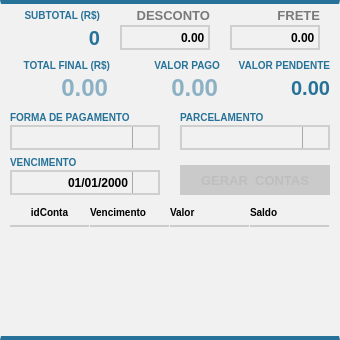
   <widget class="QFrame" name="fr_financeiroCompra">
    <property name="geometry">
     <rect>
      <x>640</x>
      <y>110</y>
      <width>340</width>
      <height>340</height>
     </rect>
    </property>
    <property name="styleSheet">
     <string notr="true">background: #F1F1F1;
border-top: 4px solid #277298;
border-bottom: 4px solid #277298;</string>
    </property>
    <property name="frameShape">
     <enum>QFrame::StyledPanel</enum>
    </property>
    <property name="frameShadow">
     <enum>QFrame::Raised</enum>
    </property>
    <widget class="QLineEdit" name="tx_Desconto">
     <property name="geometry">
      <rect>
       <x>120</x>
       <y>25</y>
       <width>90</width>
       <height>25</height>
      </rect>
     </property>
     <property name="focusPolicy">
      <enum>Qt::WheelFocus</enum>
     </property>
     <property name="styleSheet">
      <string notr="true">QLineEdit{
background: #F1F1F1;
border: 2px solid #CFCFCF;
color: #000;
font: 14px &quot;Arial&quot; ;
text-transform: uppercase;
font-weight: bold
}
QLineEdit:Focus {
border: 1px solid red;
}</string>
     </property>
     <property name="text">
      <string>0.00</string>
     </property>
     <property name="alignment">
      <set>Qt::AlignRight|Qt::AlignTrailing|Qt::AlignVCenter</set>
     </property>
     <property name="placeholderText">
      <string>R$ 0.00</string>
     </property>
    </widget>
    <widget class="QLabel" name="lb_FormVenda_14">
     <property name="geometry">
      <rect>
       <x>120</x>
       <y>5</y>
       <width>90</width>
       <height>20</height>
      </rect>
     </property>
     <property name="styleSheet">
      <string notr="true">QLabel{
font-size: 13px;
font-family: &quot;Arial&quot;;
font-weight: bold;
color: #7B7A7A;
border: none
}</string>
     </property>
     <property name="text">
      <string>DESCONTO</string>
     </property>
     <property name="alignment">
      <set>Qt::AlignRight|Qt::AlignTrailing|Qt::AlignVCenter</set>
     </property>
    </widget>
    <widget class="QLineEdit" name="tx_Frete">
     <property name="geometry">
      <rect>
       <x>230</x>
       <y>25</y>
       <width>90</width>
       <height>25</height>
      </rect>
     </property>
     <property name="focusPolicy">
      <enum>Qt::WheelFocus</enum>
     </property>
     <property name="styleSheet">
      <string notr="true">QLineEdit{
background: #F1F1F1;
border: 2px solid #CFCFCF;
color: #000;
font: 14px &quot;Arial&quot; ;
text-transform: uppercase;
font-weight: bold
}
QLineEdit:Focus {
border: 1px solid red;
}</string>
     </property>
     <property name="text">
      <string>0.00</string>
     </property>
     <property name="alignment">
      <set>Qt::AlignRight|Qt::AlignTrailing|Qt::AlignVCenter</set>
     </property>
     <property name="placeholderText">
      <string>R$ 0.00</string>
     </property>
    </widget>
    <widget class="QLabel" name="lb_FormVenda_17">
     <property name="geometry">
      <rect>
       <x>230</x>
       <y>5</y>
       <width>90</width>
       <height>20</height>
      </rect>
     </property>
     <property name="styleSheet">
      <string notr="true">QLabel{
font-size: 13px;
font-family: &quot;Arial&quot;;
font-weight: bold;
color: #7B7A7A;
border: none
}</string>
     </property>
     <property name="text">
      <string>FRETE</string>
     </property>
     <property name="alignment">
      <set>Qt::AlignRight|Qt::AlignTrailing|Qt::AlignVCenter</set>
     </property>
    </widget>
    <widget class="QLabel" name="lb_SubTotalCompra">
     <property name="geometry">
      <rect>
       <x>0</x>
       <y>25</y>
       <width>100</width>
       <height>25</height>
      </rect>
     </property>
     <property name="styleSheet">
      <string notr="true">QLabel{
font-size: 20px;
font-family: &quot;Arial&quot;;
font-weight: bold;
color: #277298;
border: none
}</string>
     </property>
     <property name="text">
      <string>0</string>
     </property>
     <property name="alignment">
      <set>Qt::AlignRight|Qt::AlignTrailing|Qt::AlignVCenter</set>
     </property>
    </widget>
    <widget class="QLabel" name="lb_FormVenda_18">
     <property name="geometry">
      <rect>
       <x>0</x>
       <y>5</y>
       <width>100</width>
       <height>20</height>
      </rect>
     </property>
     <property name="styleSheet">
      <string notr="true">QLabel{
font-size: 10px;
font-family: &quot;Arial&quot;;
font-weight: bold;
color: #277298;
border: none
}</string>
     </property>
     <property name="text">
      <string>SUBTOTAL (R$)</string>
     </property>
     <property name="alignment">
      <set>Qt::AlignRight|Qt::AlignTrailing|Qt::AlignVCenter</set>
     </property>
    </widget>
    <widget class="QLabel" name="lb_FormVenda_19">
     <property name="geometry">
      <rect>
       <x>10</x>
       <y>55</y>
       <width>100</width>
       <height>20</height>
      </rect>
     </property>
     <property name="styleSheet">
      <string notr="true">QLabel{
font-size: 10px;
font-family: &quot;Arial&quot;;
font-weight: bold;
color: #277298;
border: none
}</string>
     </property>
     <property name="text">
      <string>TOTAL FINAL (R$)</string>
     </property>
     <property name="alignment">
      <set>Qt::AlignRight|Qt::AlignTrailing|Qt::AlignVCenter</set>
     </property>
    </widget>
    <widget class="QPushButton" name="bt_GerarParcelaCompra">
     <property name="enabled">
      <bool>false</bool>
     </property>
     <property name="geometry">
      <rect>
       <x>180</x>
       <y>165</y>
       <width>150</width>
       <height>30</height>
      </rect>
     </property>
     <property name="font">
      <font>
       <family>Tahoma</family>
       <pointsize>10</pointsize>
       <weight>75</weight>
       <bold>true</bold>
      </font>
     </property>
     <property name="cursor">
      <cursorShape>PointingHandCursor</cursorShape>
     </property>
     <property name="focusPolicy">
      <enum>Qt::NoFocus</enum>
     </property>
     <property name="contextMenuPolicy">
      <enum>Qt::ActionsContextMenu</enum>
     </property>
     <property name="styleSheet">
      <string notr="true">QPushButton {
background-color: #7AB32E;
background-position: center;
background-repeat: no-repeat;
border: none;
 }
QPushButton:disabled{
background-color: #CACACA;

 }
QPushButton:hover{
background-color: #40a286
}</string>
     </property>
     <property name="text">
      <string>GERAR  CONTAS</string>
     </property>
     <property name="iconSize">
      <size>
       <width>75</width>
       <height>35</height>
      </size>
     </property>
    </widget>
    <widget class="QLineEdit" name="tx_TotalFinal">
     <property name="enabled">
      <bool>false</bool>
     </property>
     <property name="geometry">
      <rect>
       <x>10</x>
       <y>75</y>
       <width>100</width>
       <height>25</height>
      </rect>
     </property>
     <property name="styleSheet">
      <string notr="true">
font-size: 24px;
font-family: &quot;Arial&quot;;
font-weight: bold;
color: #277298;
border: none

</string>
     </property>
     <property name="text">
      <string/>
     </property>
     <property name="alignment">
      <set>Qt::AlignRight|Qt::AlignTrailing|Qt::AlignVCenter</set>
     </property>
     <property name="readOnly">
      <bool>true</bool>
     </property>
     <property name="placeholderText">
      <string>0.00</string>
     </property>
    </widget>
    <widget class="QComboBox" name="cb_FormaPagamentoVenda_2">
     <property name="geometry">
      <rect>
       <x>10</x>
       <y>125</y>
       <width>150</width>
       <height>25</height>
      </rect>
     </property>
     <property name="styleSheet">
      <string notr="true">QComboBox{
background: #F1F1F1;
border: 2px solid #CFCFCF;
color: #000;
font: 12px &quot;Arial&quot; ;
text-transform: uppercase;
font-weight: bold;

}
QCombobox:on {
color: #000;
font: 10px &quot;Arial&quot; ;
text-transform: uppercase;
font-weight: bold;
}
QComboBox:Focus {
border: 1px solid red;
}
 QComboBox::drop-down {
     subcontrol-origin: padding;
     subcontrol-position: top right;
     width: 25px;

     border-left-width: 1px;
     border-left-color: darkgray;
     border-left-style: solid; /* just a single line */
     border-top-right-radius: 3px; /* same radius as the QComboBox */
     border-bottom-right-radius: 3px;

 }
QComboBox::down-arrow {
     image: url(down.png);
 }
QComboBox QAbstractItemView {
    border: 1px solid darkgray;
    selection-background-color: #40a286;
color: #000;
font: 10px &quot;Arial&quot; ;
text-transform: uppercase;
font-weight: bold;
}
</string>
     </property>
     <item>
      <property name="text">
       <string/>
      </property>
     </item>
     <item>
      <property name="text">
       <string>DINHEIRO</string>
      </property>
     </item>
     <item>
      <property name="text">
       <string>CARTÂO</string>
      </property>
     </item>
    </widget>
    <widget class="QLabel" name="lb_FormVenda_20">
     <property name="geometry">
      <rect>
       <x>10</x>
       <y>110</y>
       <width>150</width>
       <height>15</height>
      </rect>
     </property>
     <property name="layoutDirection">
      <enum>Qt::LeftToRight</enum>
     </property>
     <property name="styleSheet">
      <string notr="true">QLabel{
font-size: 10px;
font-family: &quot;Arial&quot;;
font-weight: bold;
color: #277298;
border: none
}</string>
     </property>
     <property name="text">
      <string>FORMA DE PAGAMENTO</string>
     </property>
     <property name="alignment">
      <set>Qt::AlignLeading|Qt::AlignLeft|Qt::AlignVCenter</set>
     </property>
    </widget>
    <widget class="QComboBox" name="cb_ParcelamentoVenda_2">
     <property name="geometry">
      <rect>
       <x>180</x>
       <y>125</y>
       <width>150</width>
       <height>25</height>
      </rect>
     </property>
     <property name="styleSheet">
      <string notr="true">QComboBox{
background: #F1F1F1;
border: 2px solid #CFCFCF;
color: #000;
font: 12px &quot;Arial&quot; ;
text-transform: uppercase;
font-weight: bold;

}
QCombobox:on {
color: #000;
font: 10px &quot;Arial&quot; ;
text-transform: uppercase;
font-weight: bold;
}
QComboBox:Focus {
border: 1px solid red;
}
 QComboBox::drop-down {
     subcontrol-origin: padding;
     subcontrol-position: top right;
     width: 25px;

     border-left-width: 1px;
     border-left-color: darkgray;
     border-left-style: solid; /* just a single line */
     border-top-right-radius: 3px; /* same radius as the QComboBox */
     border-bottom-right-radius: 3px;

 }
QComboBox::down-arrow {
     image: url(down.png);
 }
QComboBox QAbstractItemView {
    border: 1px solid darkgray;
    selection-background-color: #40a286;
color: #000;
font: 10px &quot;Arial&quot; ;
text-transform: uppercase;
font-weight: bold;
}
</string>
     </property>
     <item>
      <property name="text">
       <string/>
      </property>
     </item>
     <item>
      <property name="text">
       <string>À VISTA</string>
      </property>
     </item>
     <item>
      <property name="text">
       <string>ENTRADA + 01</string>
      </property>
     </item>
     <item>
      <property name="text">
       <string>ENTRADA + 02</string>
      </property>
     </item>
     <item>
      <property name="text">
       <string>ENTRADA + 03</string>
      </property>
     </item>
    </widget>
    <widget class="QLabel" name="lb_FormVenda_21">
     <property name="geometry">
      <rect>
       <x>180</x>
       <y>110</y>
       <width>150</width>
       <height>15</height>
      </rect>
     </property>
     <property name="layoutDirection">
      <enum>Qt::LeftToRight</enum>
     </property>
     <property name="styleSheet">
      <string notr="true">QLabel{
font-size: 10px;
font-family: &quot;Arial&quot;;
font-weight: bold;
color: #277298;
border: none
}</string>
     </property>
     <property name="text">
      <string>PARCELAMENTO</string>
     </property>
     <property name="alignment">
      <set>Qt::AlignLeading|Qt::AlignLeft|Qt::AlignVCenter</set>
     </property>
    </widget>
    <widget class="QDateEdit" name="dt_VencimentoVenda_2">
     <property name="geometry">
      <rect>
       <x>10</x>
       <y>170</y>
       <width>150</width>
       <height>25</height>
      </rect>
     </property>
     <property name="styleSheet">
      <string notr="true">QDateEdit {
background: #F1F1F1;
border: 2px solid #CFCFCF;
color: #000;
font: 14px &quot;Arial&quot; ;
text-transform: uppercase;
font-weight: bold
}
 QDateEdit::drop-down {
     subcontrol-origin: padding;
     subcontrol-position: top right;
     width: 25px;
     border-left-width: 1px;
     border-left-color: darkgray;
     border-left-style: solid; /* just a single line */
     border-top-right-radius: 3px; /* same radius as the QComboBox */
     border-bottom-right-radius: 3px;
 }
QDateEdit::down-arrow {
     image: url(down.png);
 }
QCalendarWidget QAbstractItemView:enabled 
  {
border: none;
  	font-size:13px;  
  	color: #000;  
  	background-color: #F1F1F1;  
  	selection-background-color: rgb(64, 64, 64); 
  	selection-color: rgb(0, 255, 0); 
  }
QCalendarWidget QToolButton {
	border: none;
  	color: #000
  }

 QCalendarWidget QMenu {
  	width: 150px;
  	left: 20px;
  	color: white;
  	font-size: 18px;
  	background-color: rgb(100, 100, 100);
  }
QCalendarWidget QWidget#qt_calendar_navigationbar
{ 
border: none;
}
</string>
     </property>
     <property name="alignment">
      <set>Qt::AlignRight|Qt::AlignTrailing|Qt::AlignVCenter</set>
     </property>
     <property name="displayFormat">
      <string>dd/MM/yyyy</string>
     </property>
     <property name="calendarPopup">
      <bool>true</bool>
     </property>
    </widget>
    <widget class="QLabel" name="lb_FormVenda_25">
     <property name="geometry">
      <rect>
       <x>10</x>
       <y>155</y>
       <width>150</width>
       <height>15</height>
      </rect>
     </property>
     <property name="styleSheet">
      <string notr="true">QLabel{
font-size: 10px;
font-family: &quot;Arial&quot;;
font-weight: bold;
color: #277298;
border: none
}</string>
     </property>
     <property name="text">
      <string>VENCIMENTO</string>
     </property>
     <property name="alignment">
      <set>Qt::AlignLeading|Qt::AlignLeft|Qt::AlignVCenter</set>
     </property>
    </widget>
    <widget class="QLabel" name="lb_FormVenda_22">
     <property name="geometry">
      <rect>
       <x>230</x>
       <y>55</y>
       <width>100</width>
       <height>20</height>
      </rect>
     </property>
     <property name="styleSheet">
      <string notr="true">QLabel{
font-size: 10px;
font-family: &quot;Arial&quot;;
font-weight: bold;
color: #277298;
border: none
}</string>
     </property>
     <property name="text">
      <string>VALOR PENDENTE</string>
     </property>
     <property name="alignment">
      <set>Qt::AlignRight|Qt::AlignTrailing|Qt::AlignVCenter</set>
     </property>
    </widget>
    <widget class="QLabel" name="lb_ValorPendente">
     <property name="geometry">
      <rect>
       <x>230</x>
       <y>75</y>
       <width>100</width>
       <height>25</height>
      </rect>
     </property>
     <property name="styleSheet">
      <string notr="true">QLabel{
font-size: 20px;
font-family: &quot;Arial&quot;;
font-weight: bold;
color: #277298;
border: none
}</string>
     </property>
     <property name="text">
      <string>0.00</string>
     </property>
     <property name="alignment">
      <set>Qt::AlignRight|Qt::AlignTrailing|Qt::AlignVCenter</set>
     </property>
    </widget>
    <widget class="QTableWidget" name="tb_parcelasVenda_2">
     <property name="geometry">
      <rect>
       <x>10</x>
       <y>200</y>
       <width>320</width>
       <height>130</height>
      </rect>
     </property>
     <property name="styleSheet">
      <string notr="true">QTableView{
font-family: &quot;Tahoma&quot;;
color: #28292A;
font-size: 12px;
background: #F1F1F1;
border: none
}
QHeaderView:section{
background: #F1F1F1;
padding: 3px 0 ;
font-size: 10px;
font-family: &quot;Arial&quot;;
font-weight: bold;
color: #000;
border: none;
border-bottom: 2px solid #CCC;
text-transform: uppercase;
margin: 0 1px 0 0;
}
QTableView::item {
border-bottom: 1px solid #CCC;
padding: 1px;
margin: 0 1px 0 0;

}
QTableView QAbstractItemView {
    border: none;
	background: #F1F1F1;

}
</string>
     </property>
     <property name="verticalScrollBarPolicy">
      <enum>Qt::ScrollBarAlwaysOff</enum>
     </property>
     <property name="horizontalScrollBarPolicy">
      <enum>Qt::ScrollBarAlwaysOff</enum>
     </property>
     <property name="sizeAdjustPolicy">
      <enum>QAbstractScrollArea::AdjustToContents</enum>
     </property>
     <property name="showGrid">
      <bool>false</bool>
     </property>
     <attribute name="horizontalHeaderDefaultSectionSize">
      <number>80</number>
     </attribute>
     <attribute name="horizontalHeaderMinimumSectionSize">
      <number>40</number>
     </attribute>
     <attribute name="verticalHeaderVisible">
      <bool>false</bool>
     </attribute>
     <attribute name="verticalHeaderDefaultSectionSize">
      <number>25</number>
     </attribute>
     <column>
      <property name="text">
       <string>idConta</string>
      </property>
     </column>
     <column>
      <property name="text">
       <string>Vencimento</string>
      </property>
      <property name="font">
       <font>
        <family>Tahoma</family>
        <pointsize>10</pointsize>
        <weight>75</weight>
        <bold>true</bold>
       </font>
      </property>
      <property name="textAlignment">
       <set>AlignLeading|AlignVCenter</set>
      </property>
     </column>
     <column>
      <property name="text">
       <string>Valor</string>
      </property>
      <property name="font">
       <font>
        <family>Tahoma</family>
        <pointsize>10</pointsize>
        <weight>75</weight>
        <bold>true</bold>
       </font>
      </property>
      <property name="textAlignment">
       <set>AlignLeading|AlignVCenter</set>
      </property>
     </column>
     <column>
      <property name="text">
       <string>Saldo</string>
      </property>
      <property name="font">
       <font>
        <family>Tahoma</family>
        <pointsize>10</pointsize>
        <weight>75</weight>
        <bold>true</bold>
       </font>
      </property>
      <property name="textAlignment">
       <set>AlignLeading|AlignVCenter</set>
      </property>
     </column>
     <column>
      <property name="text">
       <string>Receber</string>
      </property>
      <property name="font">
       <font>
        <family>Tahoma</family>
        <pointsize>10</pointsize>
        <weight>75</weight>
        <bold>true</bold>
       </font>
      </property>
      <property name="textAlignment">
       <set>AlignLeading|AlignVCenter</set>
      </property>
     </column>
    </widget>
    <widget class="QLineEdit" name="tx_ValorPago">
     <property name="enabled">
      <bool>false</bool>
     </property>
     <property name="geometry">
      <rect>
       <x>120</x>
       <y>75</y>
       <width>100</width>
       <height>25</height>
      </rect>
     </property>
     <property name="styleSheet">
      <string notr="true">
font-size: 24px;
font-family: &quot;Arial&quot;;
font-weight: bold;
color: #277298;
border: none

</string>
     </property>
     <property name="text">
      <string/>
     </property>
     <property name="alignment">
      <set>Qt::AlignRight|Qt::AlignTrailing|Qt::AlignVCenter</set>
     </property>
     <property name="readOnly">
      <bool>true</bool>
     </property>
     <property name="placeholderText">
      <string>0.00</string>
     </property>
    </widget>
    <widget class="QLabel" name="lb_FormVenda_23">
     <property name="geometry">
      <rect>
       <x>120</x>
       <y>55</y>
       <width>100</width>
       <height>20</height>
      </rect>
     </property>
     <property name="styleSheet">
      <string notr="true">QLabel{
font-size: 10px;
font-family: &quot;Arial&quot;;
font-weight: bold;
color: #277298;
border: none
}</string>
     </property>
     <property name="text">
      <string>VALOR PAGO</string>
     </property>
     <property name="alignment">
      <set>Qt::AlignRight|Qt::AlignTrailing|Qt::AlignVCenter</set>
     </property>
    </widget>
   </widget>
